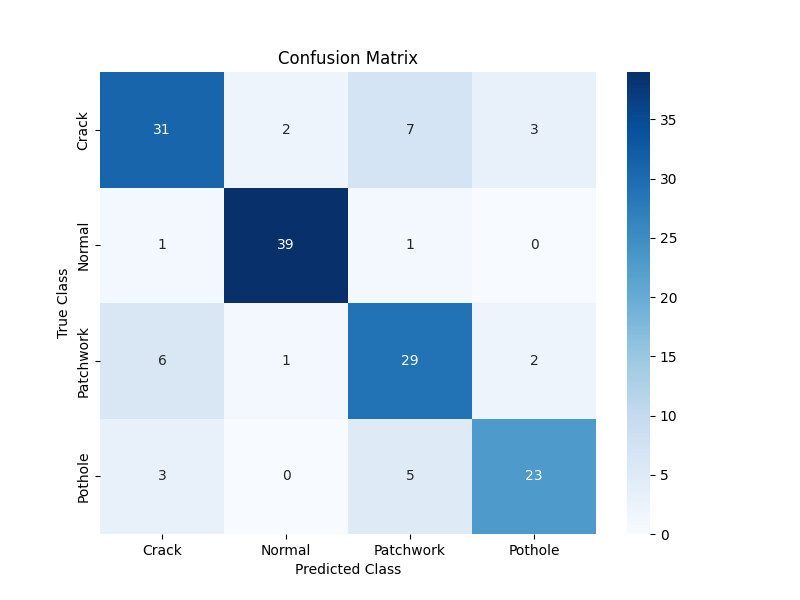

Source code (Python):
import torch
import torch.nn as nn

from torchvision import datasets, transforms
from torch.utils.data import DataLoader

from sklearn.metrics import confusion_matrix
import seaborn as sns
import matplotlib.pyplot as plt

# ==========================================
# DEVICE
# ==========================================

device = torch.device("cuda" if torch.cuda.is_available() else "cpu")

print("Using Device:", device)

# ==========================================
# IMAGE TRANSFORM
# ==========================================

transform = transforms.Compose([

    transforms.Resize((224, 224)),

    transforms.ToTensor()
])

# ==========================================
# LOAD TEST DATASET
# ==========================================

test_dataset = datasets.ImageFolder(

    root="split_dataset/test",
    transform=transform
)

test_loader = DataLoader(

    test_dataset,
    batch_size=16,
    shuffle=False
)

classes = test_dataset.classes

print("Classes:", classes)

# ==========================================
# CNN MODEL
# ==========================================

class RoadCNN(nn.Module):

    def __init__(self):

        super(RoadCNN, self).__init__()

        self.conv_layers = nn.Sequential(

            nn.Conv2d(3, 32, kernel_size=3, padding=1),
            nn.ReLU(),
            nn.MaxPool2d(2),

            nn.Conv2d(32, 64, kernel_size=3, padding=1),
            nn.ReLU(),
            nn.MaxPool2d(2),

            nn.Conv2d(64, 128, kernel_size=3, padding=1),
            nn.ReLU(),
            nn.MaxPool2d(2)
        )

        self.fc_layers = nn.Sequential(

            nn.Flatten(),

            nn.Linear(128 * 28 * 28, 512),

            nn.ReLU(),

            nn.Dropout(0.5),

            nn.Linear(512, 4)
        )

    def forward(self, x):

        x = self.conv_layers(x)

        x = self.fc_layers(x)

        return x

# ==========================================
# LOAD MODEL
# ==========================================

model = RoadCNN().to(device)

model.load_state_dict(torch.load("best_road_model.pth"))

model.eval()

print("\nBest Model Loaded Successfully!")

# ==========================================
# PREDICTIONS
# ==========================================

all_labels = []
all_predictions = []

with torch.no_grad():

    for images, labels in test_loader:

        images = images.to(device)

        outputs = model(images)

        _, predicted = torch.max(outputs, 1)

        all_labels.extend(labels.numpy())

        all_predictions.extend(predicted.cpu().numpy())

# ==========================================
# CONFUSION MATRIX
# ==========================================

cm = confusion_matrix(all_labels, all_predictions)

# ==========================================
# PLOT
# ==========================================

plt.figure(figsize=(8,6))

sns.heatmap(

    cm,
    annot=True,
    fmt='d',
    cmap='Blues',
    xticklabels=classes,
    yticklabels=classes
)

plt.xlabel("Predicted Class")

plt.ylabel("True Class")

plt.title("Confusion Matrix")

plt.savefig("confusion_matrix.png")

plt.show()
